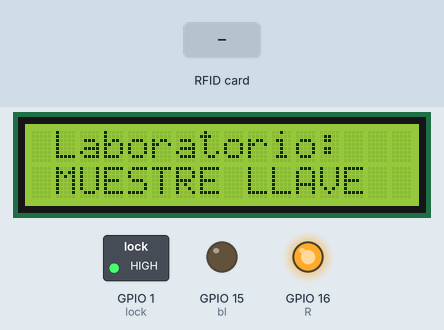
Simulated run of this sketch. Board: ESP32. On the bench: 16×2 character LCD, switched loads named in the sketch (green lamp = pin HIGH), output pins drawn as LEDs (lit = HIGH). Inputs (shaded band) come from the test bench. Pins used as bus, display or sensor lines are not drawn; what the sketch prints to the serial monitor is not drawn.

Above: at 2.8 s.
2.9 s: RFID card B9 B4 6A 8E held to the reader
At 3.4 s:
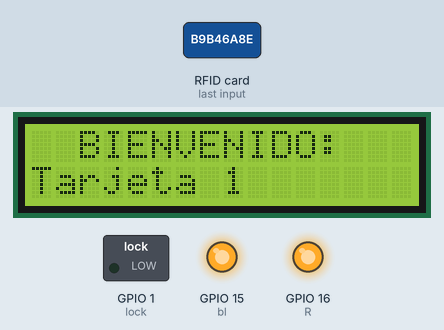
4.5 s: RFID card 89 B1 00 8E held to the reader
At 7.29 s:
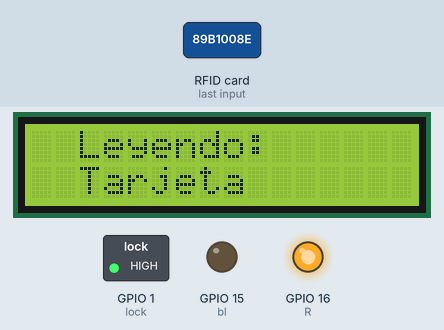
7.5 s: RFID card 5E 7A 19 C4 held to the reader
At 8.7 s:
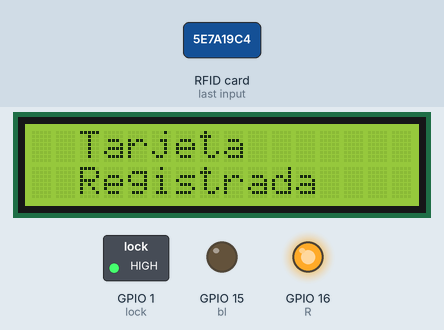
10.5 s: RFID card 89 5F 07 B4 held to the reader
At 11.5 s:
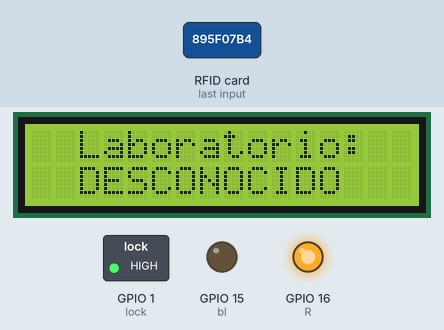
Timing chart, 0 to 13.5 s (numbered marks = the images above; inputs shaded):
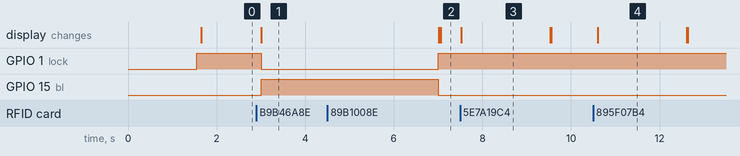

The sketch:

Cerradura.ino
```cpp
// proyecto esp32 4/11/22


#include <SPI.h>
#include <MFRC522.h>
#include <Wire.h>
#include <LiquidCrystal_I2C.h>
#include "Ubidots.h"

#define SS_PIN  5  //D4
#define RST_PIN  27 //D3
#define lock 1 //tx
#define G 5 //D1
#define R 16 //D0
#define bl 15 //D8

const char* UBIDOTS_TOKEN = "BBFF-iIcrhEkjVy5105EolLRS6gkKxCD8J1";
const char* WIFI_SSID = "UBP";
const char* WIFI_PASS = "pascal25";
const char* DEVICE_LABEL = "rfid";

Ubidots ubidots(UBIDOTS_TOKEN, UBI_UDP);


LiquidCrystal_I2C lcd(0x27, 16, 2);

MFRC522 mfrc522(SS_PIN, RST_PIN);

const int cantidad = 8;
int cantidadActual = 1;

//Tarjetas con Acceso

String paseMaster = "89 B1 00 8E";
String pases[cantidad] = {"B9 B4 6A 8E","89 5F 07 B4"};
String nombres[cantidad] = {"Tarjeta 1","Tarjeta 2" };

/////////////////////////////////////////

int acceso = 0;
int out = 0;
String llave;
int x= -1 ;


void setup()
{
  ubidots.wifiConnect(WIFI_SSID, WIFI_PASS);
  Wire.begin(21, 22); // Iniciar I2C
  SPI.begin();      // Iniciar SPI
  mfrc522.PCD_Init();   // Iniciar MFRC522
  pinMode(R, OUTPUT);
  digitalWrite(R, HIGH);
  pinMode(G, OUTPUT);
  digitalWrite(G, HIGH);
  pinMode(lock, OUTPUT);
  digitalWrite(lock, HIGH);
  pinMode(bl, OUTPUT);
  lcd.begin();
  lcd.backlight();
  lcd.setCursor(0, 0);
  lcd.print(" Laboratorio");
  Serial.begin(9600);
}
void loop()
{
  lcd.setCursor(0, 0);
  lcd.print(" Laboratorio:");
  lcd.setCursor(0, 1);
  lcd.print(" MUESTRE LLAVE");

  if ( !mfrc522.PICC_IsNewCardPresent() || !mfrc522.PICC_ReadCardSerial()){
    return;
  }

  Serial.println();

  llave = leerLlave();

  Serial.println("Lei la llave:" + llave);

  if ( llave == paseMaster){
      agendarTarjeta();
      return;
  }

  acceso = verificarTarjeta(acceso);
  Serial.println("VAR acceso: " + String(acceso));
  if ( acceso == 1 ){
    ingresaTarjeta();
    registrarUbidots();
  }else{
    noIngresaTarjeta();
  }
  acceso = 0;
}

void ingresaTarjeta(){
  Serial.println("Ingresa funcion ingresaTarjeta");

  // Escribo en LCD
  lcd.clear();
  lcd.setCursor(2, 0);
  lcd.print("BIENVENIDO:");
  lcd.setCursor(0, 1);
  lcd.print(nombres[x]);

  // Abro y cierro relay
  digitalWrite(G, LOW);
  digitalWrite(lock, LOW);
  digitalWrite(bl, HIGH);
  delay(4000);
  digitalWrite(G, HIGH);
  digitalWrite(lock, HIGH);
  digitalWrite(bl, LOW);

  lcd.clear();
}

void noIngresaTarjeta() {
  Serial.println("Ingresa funcion noIngresaTarjeta");

  // Escribo en LCD
  lcd.clear();
  lcd.setCursor(2, 0);
  lcd.print("Laboratorio:");
  lcd.setCursor(2, 1);
  lcd.print("DESCONOCIDO");

  delay(2000);

  lcd.clear();
}

int verificarTarjeta(int acceso) {
  Serial.println("Ingresa funcion verificarTarjeta");
  for (int y = 0; y < cantidad; y++) {
    if (llave == pases[y]) {
      acceso = 1;
      x = y;
    }
  }
  return acceso;
}

void registrarUbidots() {
  Serial.println("Registrando");
  char str[11];
  nombres[x].toCharArray(str, sizeof(nombres[x]));
  ubidots.addContext("Entró", str);
  char* context = (char*)malloc(sizeof(char) * 60);
  ubidots.getContext(context);
  ubidots.add("asistencia", 1, context);  // Cambiar con el nombre de tu variable
  bool bufferSent = false;
  bufferSent = ubidots.send(DEVICE_LABEL);
  free(context);
  Serial.println("Registre");
}

void agendarTarjeta(){
  boolean hecho = false;
  boolean duplicada = false;
  String newLlave = "";
  lcd.clear();
  while (!hecho){

    lcd.setCursor(2, 0);
    lcd.print("Leyendo:");
    lcd.setCursor(2, 1);
    lcd.print("Tarjeta");
    if ( !mfrc522.PICC_IsNewCardPresent() || !mfrc522.PICC_ReadCardSerial()){
      continue;
    }

    if(cantidadActual >= cantidad){
      Serial.println("Cantidad de llaves max " + String(cantidad));
      lcd.clear();
      lcd.setCursor(2, 0);
      lcd.print("Cantidad");
      lcd.setCursor(2, 1);
      lcd.print("Maxima");
      delay(2000);
      lcd.clear();
      return;
    }
    newLlave = leerLlave();
    if (newLlave == paseMaster){
      continue;
    }
    for (int y = 0; y < cantidad; y++) {
      if (newLlave == pases[y]) {
        lcd.clear();
        lcd.setCursor(2, 0);
        lcd.print("Tarjeta");
        lcd.setCursor(2, 1);
        lcd.print("Duplicada");
        delay(2000);
        lcd.clear();
        duplicada = true;
        break;
      }
    }
    if ( duplicada ){
      duplicada = false;
      continue;
    }
    pases[cantidadActual] = newLlave;
    nombres[cantidadActual] = "Tarjeta " + String(cantidadActual + 1);
    cantidadActual++;

    lcd.clear();
    lcd.setCursor(2, 0);
    lcd.print("Tarjeta");
    lcd.setCursor(2, 1);
    lcd.print("Registrada");
    delay(2000);
    lcd.clear();

    hecho = true;
  }
  Serial.println("Agende la nueva llave: " + llave);
}

String leerLlave(){
  String content = "";
  for (byte i = 0; i < mfrc522.uid.size; i++)
  {
    content.concat(String(mfrc522.uid.uidByte[i] < 0x10 ? " 0" : " "));
    content.concat(String(mfrc522.uid.uidByte[i], HEX));
  }

  content.toUpperCase();
  llave = content.substring(1);
  return llave;
}
```

Measured:
- after the input at 2.9 s, GPIO 1 (lock): HIGH → LOW after 0.11 s; GPIO 15 (bl): LOW → HIGH after 0.11 s; the display: changes after 0.11 s (image 1)
- after the input at 4.5 s, the display: first differs from a run without the input after 2.6 s (image 2)
- after the input at 7.5 s, the display: changes at once (image 3)
- after the input at 10.5 s, the display: changes after 0.11 s (image 4)
- what the display in image 3 shows lasts 2.0 s, from 7.5 s to 9.5 s
